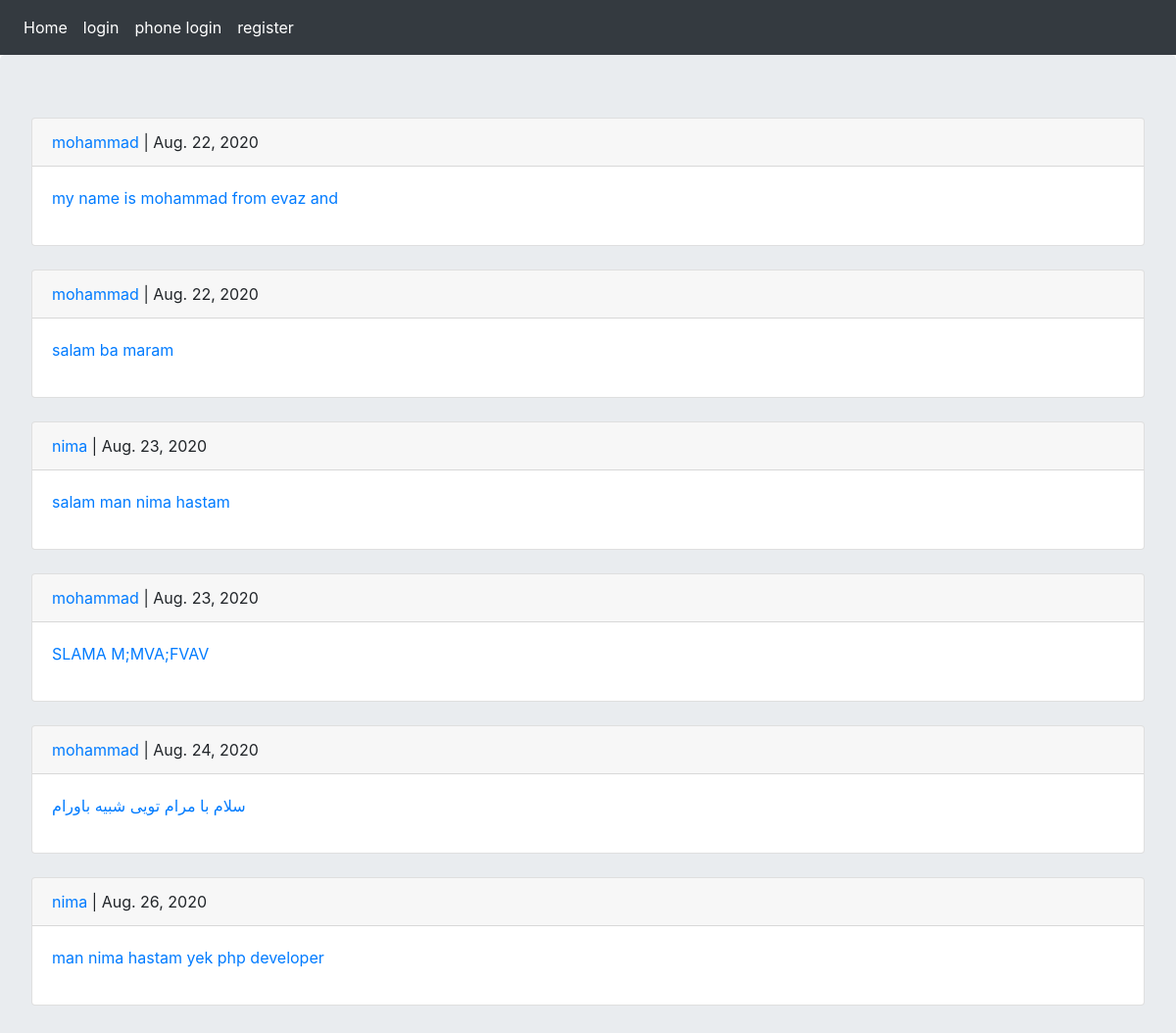
The page / on the database its author committed.
### posts/models.py (models this page shows, shortened)
class post(models.Model):
    user=models.ForeignKey(User, on_delete=models.CASCADE)
    body=models.TextField(max_length=500)
    slug=models.SlugField(max_length=200,allow_unicode=True)
    created=models.DateTimeField(auto_now_add=True)
    def get_absolute_url(self):
        return reverse('posts:post_detail',args=[self.created.year,self.created.month,self.created.day,self.created.second])

### posts/views.py (the view)
# urls.py: path('',views.all_posts ,name='all_posts'),
def all_posts(request):
    posts=post.objects.all()
    return render(request, 'posts/allposts.html',{'posts':posts})

### posts/templates/posts/allposts.html (shortened to what this page needs)
{% extends 'base.html' %}
{% block content %}
    {% for post in posts %}
        <div class="card">
        <p class="card-header"><a href="{% url 'account:dashboard' post.user.id %}">{{ post.user }} </a> |  {{ post.created|date }}</p>
        <p class="card-body"><a href="{{ post.get_absolute_url }}"> {{ post.body }}</a></p>
        </div></br>
    {% endfor %}
{% endblock %}

### templates/base.html (shortened to what this page needs)
<!DOCTYPE html>
<html lang="en">
<head>
    <link rel="stylesheet" href="https://stackpath.bootstrapcdn.com/bootstrap/4.5.2/css/bootstrap.min.css">
</head>
<body>
{% include 'inc/navbar.html' %}
<div class="jumbotron">
    {% block content %}
    {% endblock %}
</div>
</body>
</html>

### templates/inc/navbar.html
<nav class="navbar navbar-expand-lg navbar-dark bg-dark">
    <div class="navbar-nav">
        <a class="nav-link active" href="{% url  'posts:all_posts' %}">Home</a>
        {% if request.user.is_authenticated %}
            <a class="nav-link active" href="{% url  'account:logout' %}">log out</a>
            <a class="nav-link active" href="{% url  'account:dashboard' request.user.id %}">{{ request.user}}</a>
        {% else %}
            <a class="nav-link active" href="{% url  'account:login' %}">login</a>
            <a class="nav-link active" href="{% url  'account:phone_login' %}">phone login</a>
            <a class="nav-link active" href="{% url  'account:register' %}">register</a>
        {% endif %}
    </div>
</nav>

### rows shown on the page
post: user "mohammad", created "Aug. 22, 2020", body "my name is mohammad from evaz and"
post: user "mohammad", created "Aug. 22, 2020", body "salam ba maram"
post: user "nima", created "Aug. 23, 2020", body "salam man nima hastam"
post: user "mohammad", created "Aug. 23, 2020", body "SLAMA M;MVA;FVAV"
post: user "mohammad", created "Aug. 24, 2020", body "سلام با مرام تویی شبیه باورام"
post: user "nima", created "Aug. 26, 2020", body "man nima hastam yek php developer"
